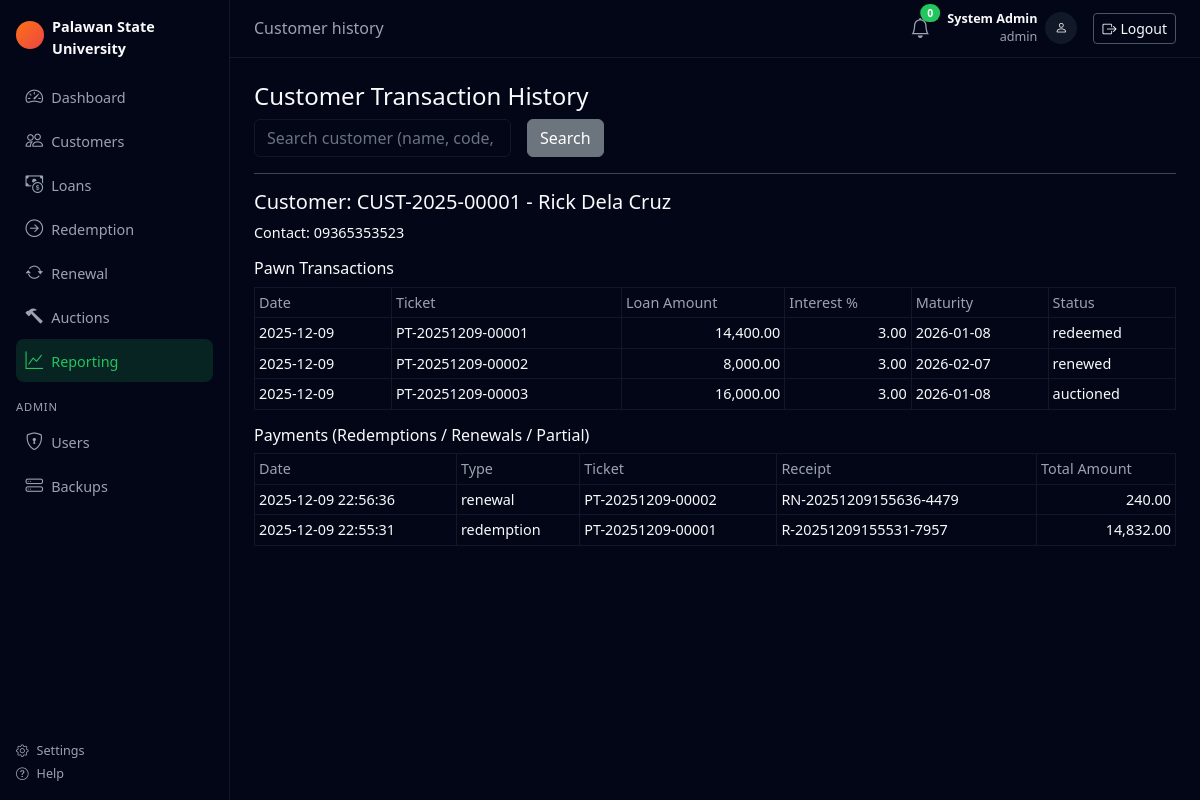
Page /public/reports/customer_history.php?customer_id=8 (signed in) on the committed database.
### tables this page shows
CREATE TABLE `customers` (
  `customer_id` int(10) unsigned NOT NULL AUTO_INCREMENT,
  `customer_code` varchar(20) NOT NULL,
  `first_name` varchar(100) NOT NULL,
  `middle_name` varchar(100) DEFAULT NULL,
  `last_name` varchar(100) NOT NULL,
  `date_of_birth` date DEFAULT NULL,
  `gender` enum('male','female','other') DEFAULT NULL,
  `contact_number` varchar(20) NOT NULL,
  `email` varchar(150) DEFAULT NULL,
  `address_line1` varchar(255) DEFAULT NULL,
  `address_line2` varchar(255) DEFAULT NULL,
  `city` varchar(100) DEFAULT NULL,
  `province` varchar(100) DEFAULT NULL,
  `postal_code` varchar(20) DEFAULT NULL,
  `id_type` varchar(50) NOT NULL,
  `id_number` varchar(100) NOT NULL,
  `id_image_path` varchar(255) DEFAULT NULL,
  `registration_date` date NOT NULL,
  `status` enum('active','inactive') NOT NULL DEFAULT 'active',
  `created_at` datetime NOT NULL DEFAULT current_timestamp(),
  `updated_at` datetime NOT NULL DEFAULT current_timestamp() ON UPDATE current_timestamp(),
  PRIMARY KEY (`customer_id`),
  UNIQUE KEY `customer_code` (`customer_code`),
  UNIQUE KEY `id_number` (`id_number`),
  KEY `idx_customer_name` (`last_name`,`first_name`),
  KEY `idx_customer_contact` (`contact_number`)
);

CREATE TABLE `pawn_transactions` (
  `transaction_id` int(10) unsigned NOT NULL AUTO_INCREMENT,
  `pawn_ticket_number` varchar(30) NOT NULL,
  `customer_id` int(10) unsigned NOT NULL,
  `appraiser_id` int(10) unsigned NOT NULL,
  `transaction_date` date NOT NULL,
  `loan_amount` decimal(12,2) NOT NULL,
  `interest_rate` decimal(5,2) NOT NULL,
  `maturity_date` date NOT NULL,
  `grace_period_end` date NOT NULL,
  `status` enum('active','redeemed','renewed','expired','auctioned','sold','inventory') NOT NULL DEFAULT 'active',
  `created_at` datetime NOT NULL DEFAULT current_timestamp(),
  `updated_at` datetime NOT NULL DEFAULT current_timestamp() ON UPDATE current_timestamp(),
  PRIMARY KEY (`transaction_id`),
  UNIQUE KEY `pawn_ticket_number` (`pawn_ticket_number`),
  KEY `fk_pawn_appraiser` (`appraiser_id`),
  KEY `idx_pawn_customer` (`customer_id`),
  KEY `idx_pawn_status` (`status`),
  KEY `idx_pawn_maturity` (`maturity_date`),
  CONSTRAINT `fk_pawn_appraiser` FOREIGN KEY (`appraiser_id`) REFERENCES `users` (`user_id`),
  CONSTRAINT `fk_pawn_customer` FOREIGN KEY (`customer_id`) REFERENCES `customers` (`customer_id`)
);

CREATE TABLE `payments` (
  `payment_id` int(10) unsigned NOT NULL AUTO_INCREMENT,
  `transaction_id` int(10) unsigned NOT NULL,
  `payment_type` enum('redemption','renewal','partial') NOT NULL,
  `payment_date` datetime NOT NULL,
  `principal_amount` decimal(12,2) NOT NULL DEFAULT 0.00,
  `interest_amount` decimal(12,2) NOT NULL DEFAULT 0.00,
  `penalty_amount` decimal(12,2) NOT NULL DEFAULT 0.00,
  `total_amount` decimal(12,2) NOT NULL,
  `payment_method` enum('cash','bank_transfer','other') NOT NULL,
  `processed_by` int(10) unsigned NOT NULL,
  `receipt_number` varchar(50) NOT NULL,
  `created_at` datetime NOT NULL DEFAULT current_timestamp(),
  PRIMARY KEY (`payment_id`),
  UNIQUE KEY `receipt_number` (`receipt_number`),
  KEY `fk_payments_user` (`processed_by`),
  KEY `idx_payments_transaction` (`transaction_id`),
  CONSTRAINT `fk_payments_transaction` FOREIGN KEY (`transaction_id`) REFERENCES `pawn_transactions` (`transaction_id`),
  CONSTRAINT `fk_payments_user` FOREIGN KEY (`processed_by`) REFERENCES `users` (`user_id`)
);

### public/reports/customer_history.php (the view, shortened to what this page needs)
<?php
$db = (new Database())->getConnection();
$customer_id = isset($_GET['customer_id']) ? (int)$_GET['customer_id'] : 0;
$q = trim($_GET['q'] ?? '');
$customer = null;
$transactions = [];
$payments = [];
if ($customer_id > 0) {
    $stmt = $db->prepare("SELECT * FROM customers WHERE customer_id = :id");
    $stmt->execute([':id' => $customer_id]);
    $customer = $stmt->fetch();
    if ($customer) {
        $stmtT = $db->prepare(
            "SELECT * FROM pawn_transactions
             WHERE customer_id = :id
             ORDER BY transaction_date DESC"
        );
        $stmtT->execute([':id' => $customer_id]);
        $transactions = $stmtT->fetchAll();
        $stmtP = $db->prepare(
            "SELECT p.*, pt.pawn_ticket_number
             FROM payments p
             JOIN pawn_transactions pt ON p.transaction_id = pt.transaction_id
             WHERE pt.customer_id = :id
             ORDER BY p.payment_date DESC"
        );
        $stmtP->execute([':id' => $customer_id]);
        $payments = $stmtP->fetchAll();
    }
}
require_once __DIR__ . '/../../includes/header.php';
require_once __DIR__ . '/../../includes/sidebar.php';
?>
<h4>Customer Transaction History</h4>
<form class="row g-3 mb-3">
    <div class="col-auto">
        <input type="text" name="q" class="form-control"
               placeholder="Search customer (name, code, ID, contact)"
               value="<?php echo htmlspecialchars($q); ?>">
    </div>
    <div class="col-auto">
        <button class="btn btn-secondary">Search</button>
    </div>
</form>
<?php if ($customer): ?>
    <hr>
    <h5>Customer: <?php echo htmlspecialchars($customer['customer_code'] . ' - ' .
                                            $customer['first_name'] . ' ' . $customer['last_name']); ?></h5>
    <p>Contact: <?php echo htmlspecialchars($customer['contact_number']); ?></p>
    <h6 class="mt-3">Pawn Transactions</h6>
    <?php if (empty($transactions)): ?>
        <p>No pawn transactions.</p>
    <?php else: ?>
        <table class="table table-sm table-bordered" id="tblTrans">
            <thead>
            <tr>
                <th>Date</th>
                <th>Ticket</th>
                <th>Loan Amount</th>
                <th>Interest %</th>
                <th>Maturity</th>
                <th>Status</th>
            </tr>
            </thead>
            <tbody>
            <?php foreach ($transactions as $t): ?>
                <tr>
                    <td><?php echo htmlspecialchars($t['transaction_date']); ?></td>
                    <td><?php echo htmlspecialchars($t['pawn_ticket_number']); ?></td>
                    <td class="text-end"><?php echo number_format($t['loan_amount'], 2); ?></td>
                    <td class="text-end"><?php echo number_format($t['interest_rate'], 2); ?></td>
                    <td><?php echo htmlspecialchars($t['maturity_date']); ?></td>
                    <td><?php echo htmlspecialchars($t['status']); ?></td>
                </tr>
            <?php endforeach; ?>
            </tbody>
        </table>
    <?php endif; ?>
    <h6 class="mt-3">Payments (Redemptions / Renewals / Partial)</h6>
    <?php if (empty($payments)): ?>
        <p>No payments recorded.</p>
    <?php else: ?>
        <table class="table table-sm table-bordered" id="tblPaysHist">
            <thead>
            <tr>
                <th>Date</th>
                <th>Type</th>
                <th>Ticket</th>
                <th>Receipt</th>
                <th>Total Amount</th>
            </tr>
            </thead>
            <tbody>
            <?php foreach ($payments as $p): ?>
                <tr>
                    <td><?php echo htmlspecialchars($p['payment_date']); ?></td>
                    <td><?php echo htmlspecialchars($p['payment_type']); ?></td>
                    <td><?php echo htmlspecialchars($p['pawn_ticket_number']); ?></td>
                    <td><?php echo htmlspecialchars($p['receipt_number']); ?></td>
                    <td class="text-end"><?php echo number_format($p['total_amount'], 2); ?></td>
                </tr>
            <?php endforeach; ?>
            </tbody>
        </table>
    <?php endif; ?>
<?php endif; ?>
<?php require_once __DIR__ . '/../../includes/footer.php'; ?>

### public/assets/css/custom.css (style rules this page uses)
:root { --bg-main: #020617; --bg-sidebar: #020617; --bg-sidebar-hover: #111827; --bg-topbar: #020617; --bg-card: #020617; --text-light: #f9fafb; --text-muted: #9ca3af; --accent: #22c55e; --accent-soft: rgba(34, 197, 94, 0.15); }
body.bg-body-dark { background-color: var(--bg-main); color: var(--text-light); font-size: 0.9rem; }
body, .app-shell, .app-main, .app-content, .card, .table { color: var(--text-light); }
.table { background-color: #020617; color: var(--text-light); border-color: #111827; }
.table thead th { background-color: #020617; border-bottom: 1px solid #111827; color: var(--text-muted); font-weight: 500; }
.table tbody tr, .table tbody tr td { background-color: #020617; color: var(--text-light); border-color: #111827; }
.form-control, .form-select { background-color: #020617; border: 1px solid #111827; color: var(--text-light) !important; }
.form-control::placeholder { color: #6b7280; }

### rows in the picture
customers: customer_code+first_name+last_name "CUST-2025-00001 - Rick Dela Cruz", contact_number "09365353523"
pawn_transactions: transaction_date "2025-12-09", pawn_ticket_number "PT-20251209-00001", loan_amount "14,400.00", interest_rate "3.00", maturity_date "2026-01-08", status "redeemed"
pawn_transactions: transaction_date "2025-12-09", pawn_ticket_number "PT-20251209-00002", loan_amount "8,000.00", interest_rate "3.00", maturity_date "2026-02-07", status "renewed"
pawn_transactions: transaction_date "2025-12-09", pawn_ticket_number "PT-20251209-00003", loan_amount "16,000.00", interest_rate "3.00", maturity_date "2026-01-08", status "auctioned"
payments: payment_date "2025-12-09 22:56:36", payment_type "renewal", transaction.pawn_ticket_number "PT-20251209-00002", receipt_number "RN-20251209155636-4479", total_amount "240.00"
payments: payment_date "2025-12-09 22:55:31", payment_type "redemption", transaction.pawn_ticket_number "PT-20251209-00001", receipt_number "R-20251209155531-7957", total_amount "14,832.00"

### other values in the picture
$title "Customer history"
$_SESSION['full_name'] "System Admin"
$role "admin"
